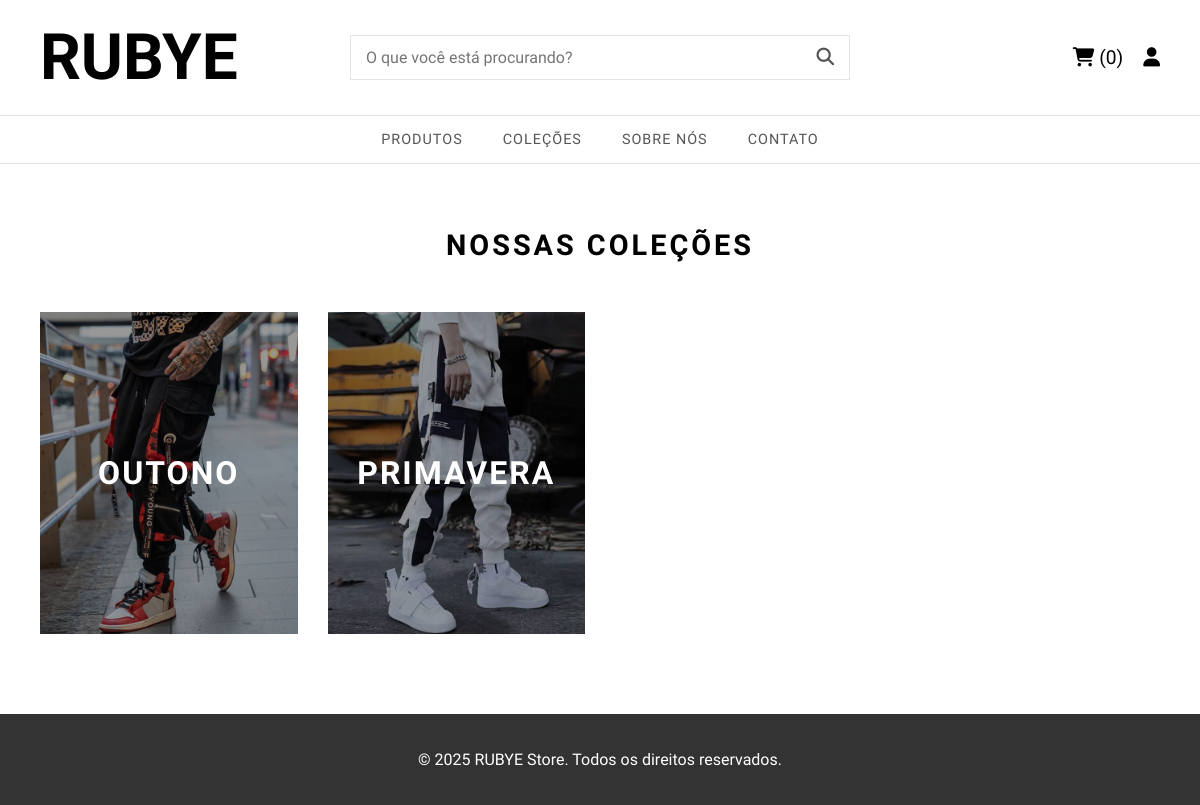
The app's page /colecoes.php with its own data.
### tables this page shows
CREATE TABLE `colecoes` (
  `id` int(11) NOT NULL,
  `nome` varchar(255) NOT NULL,
  `imagem` varchar(255) DEFAULT NULL
);

### public/colecoes.php (the view)
<?php include 'partials/header.php'; ?>
<div class="page-container">
    <h2 class="section-title">Nossas Coleções</h2>
    <div class="collection-grid">
        <?php
        $colecoes = $conexao->query("SELECT * FROM colecoes ORDER BY nome ASC");
        if ($colecoes->num_rows > 0) {
            while ($colecao = $colecoes->fetch_assoc()) {
        ?>
            <div class="collection-card">
                <a href="produtos.php?colecao=<?php echo $colecao['id']; ?>">
                    <img src="../assets/uploads/<?php echo htmlspecialchars($colecao['imagem'] ?? 'default.jpg'); ?>" alt="<?php echo htmlspecialchars($colecao['nome']); ?>">
                    <div class="collection-card-overlay">
                        <h3><?php echo htmlspecialchars($colecao['nome']); ?></h3>
                    </div>
                </a>
            </div>
        <?php
            }
        } else {
            echo "<p>Nenhuma coleção encontrada.</p>";
        }
        ?>
    </div>
</div>
<?php include 'partials/footer.php'; ?>

### assets/css/style.css (style rules this page uses)
:root { --background-color: #ffffff; --text-color: #000000; --border-color: #e5e5e5; --font-logo: 'UnifrakturCook', cursive; --font-body: 'Work Sans', sans-serif; }
html { height: 100%; }
body { font-family: var(--font-body); margin: 0; background-color: var(--background-color); color: var(--text-color); font-weight: 400; min-height: 100%; display: flex; flex-direction: column; }
a { color: var(--text-color); text-decoration: none; }
.section-title { text-align: center; font-size: 1.8em; font-weight: 700; text-transform: uppercase; letter-spacing: 3px; margin-bottom: 50px; }
.page-container { max-width: 1200px; margin: 0 auto; padding: 40px; }
.collection-grid { display: grid; grid-template-columns: repeat(auto-fill, minmax(240px, 1fr)); gap: 30px; }
.collection-card { position: relative; overflow: hidden; aspect-ratio: 4 / 5; }
.collection-card a { display: block; width: 100%; height: 100%; }
.collection-card img { width: 100%; height: 100%; object-fit: cover; transition: transform 0.4s ease; }
.collection-card-overlay { position: absolute; top: 0; left: 0; width: 100%; height: 100%; display: flex; justify-content: center; align-items: center; background: rgba(0,0,0,0.4); color: #fff; }
.collection-card-overlay h3 { font-size: 2em; text-transform: uppercase; letter-spacing: 2px; }

### records on screen
colecoes: imagem (picture), nome "OUTONO"
colecoes: imagem (picture), nome "PRIMAVERA"
